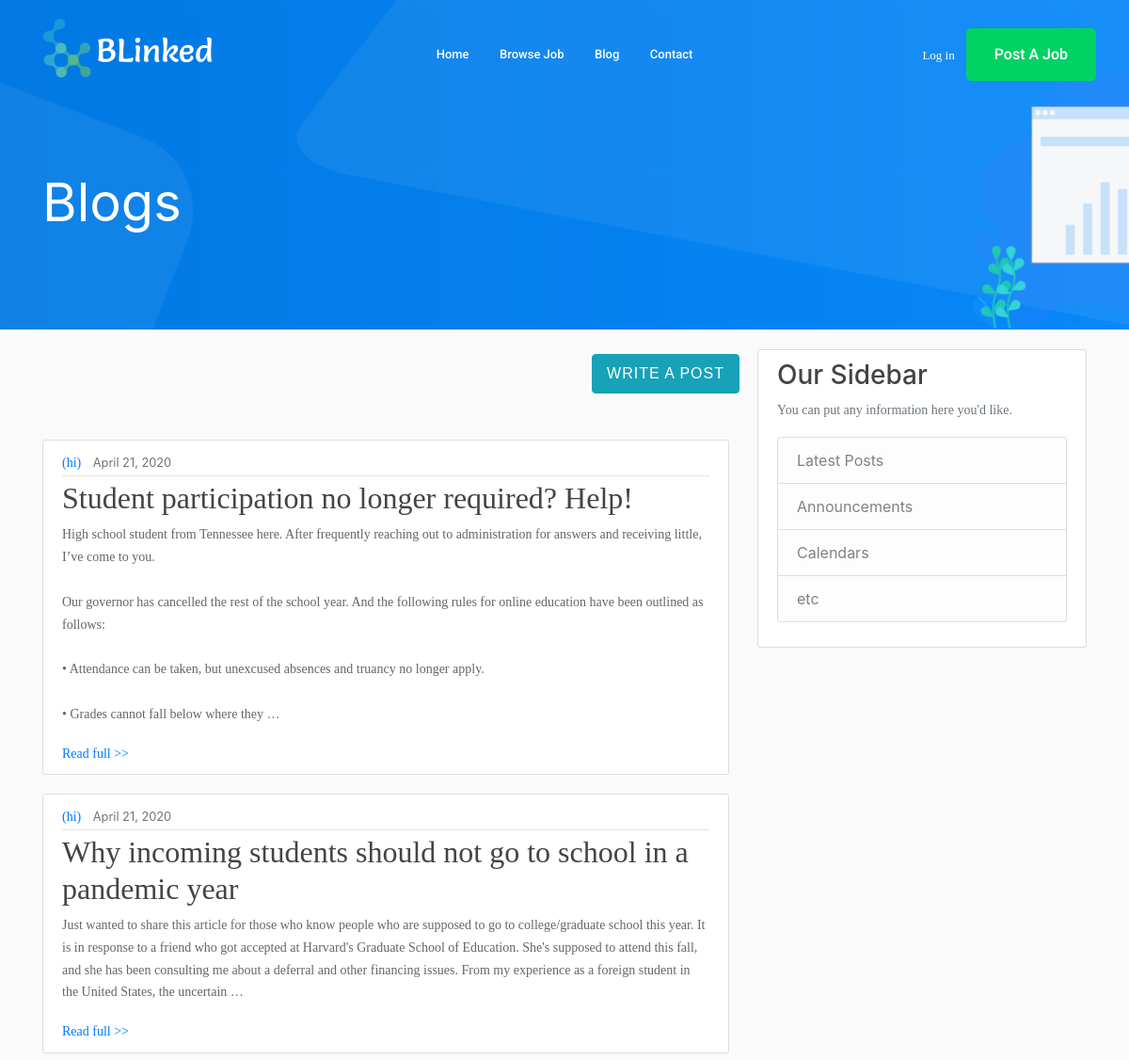
Before: /feed/ (upper part) with the older database file.
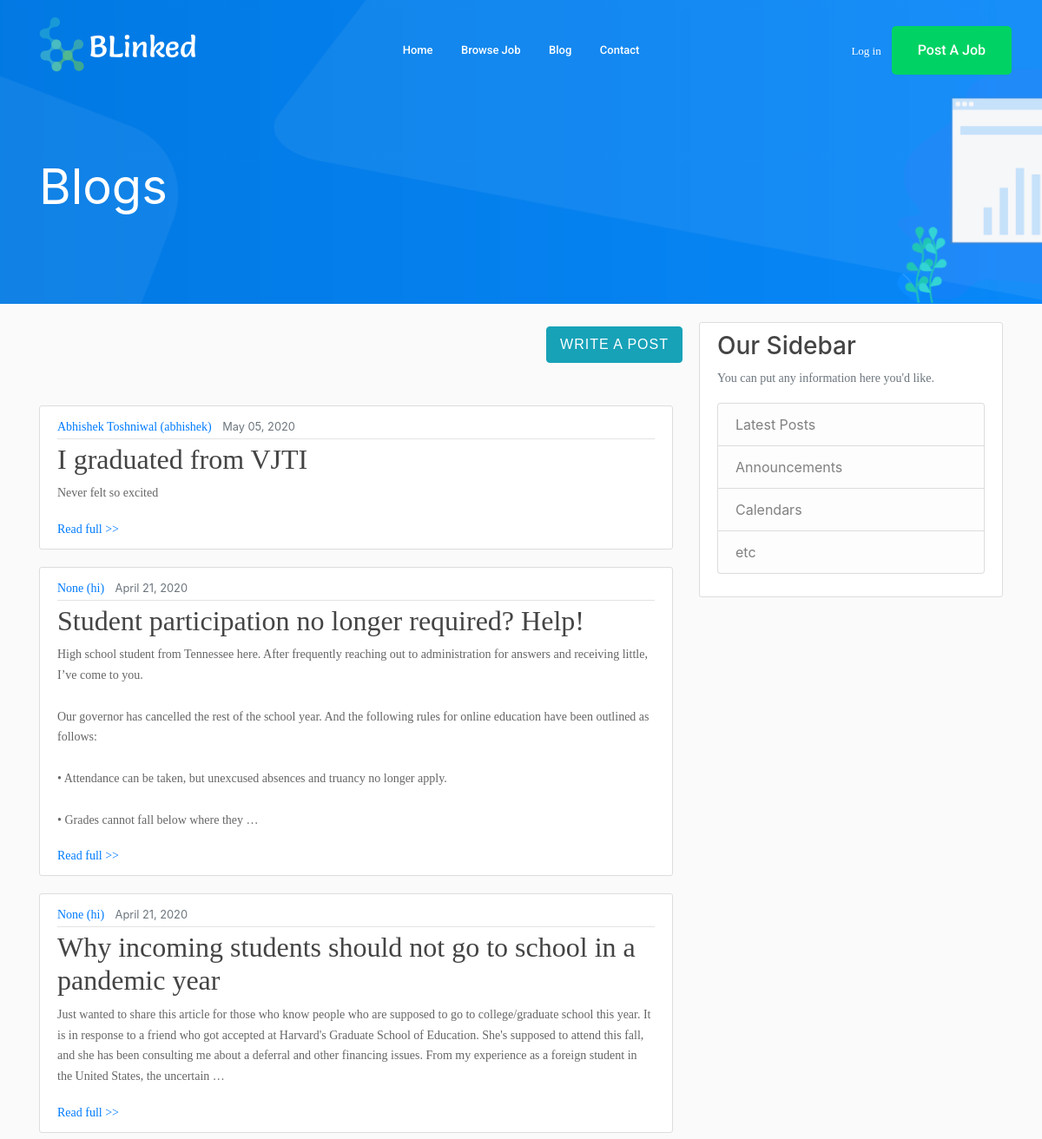
After: the same page with the newer database file.
### blink/models.py (models this page shows, shortened)
class Post(models.Model):
    title = models.CharField(max_length=100)
    content = models.TextField()
    date_posted = models.DateTimeField(default=timezone.now)
    author = models.ForeignKey(User, on_delete=models.CASCADE)

class User(models.Model):
    username = models.CharField(max_length=50, unique=True)
    password = models.CharField(max_length=256)
    name = models.CharField(default="", max_length=50, null=True, blank=True)
    country = CountryField(default="", null=True, blank=True)
    GENDER_CHOICES = (
        ('M', 'Male'),
        ('F', 'Female'),
    )
    gender = models.CharField(max_length=1, null=True, blank=True, choices=GENDER_CHOICES)
    dateOfBirth = models.DateField(null=True, blank=True)
    profilePhoto = models.ImageField(default="https://userpic.codeforces.com/no-avatar.jpg", blank=True, null=True,
                                     upload_to="profilePhoto/%Y/%m/%D/")
    mobileNumber = models.CharField(default="", max_length=20, null=True, blank=True)
    address = models.TextField(default="", null=True, blank=True)
    summary = models.TextField(default="", null=True, blank=True)
    def __str__(self):
        return "{} ({})".format(self.name, self.username)

### feed/views.py (the view)
# urls.py: path('', PostListView.as_view(), name='blog-home'),
class PostListView(ListView):
    model = Post
    template_name = 'feed/blog/home.html'  # <app>/<model>_<viewtype>.html
    context_object_name = 'posts'
    ordering = ['-date_posted']
    def get_context_data(self, **kwargs):
        context = super().get_context_data(**kwargs)
        context['page'] = 'Blogs'
        return context

### feed/templates/feed/blog/home.html
{% extends "feed/blog/base.html" %}
{% block content2 %}
    <a href="/feed/post/new" class="btn btn-info" style="position:absolute;right:0px;top:5px;">
        <span>Write a post</span>
    </a>
    <br><br><br><br>
    {% for post in posts %}
        <article class="media content-section">
            <div class="media-body">
                <div class="article-metadata">
                    <a class="mr-2" href="#">{{ post.author }}</a>
                    <small class="text-muted">{{ post.date_posted|date:"F d, Y" }}</small>
                </div>
                <a class="article-title" href="{% url 'post-detail' post.id %}"><h2>{{ post.title }}</h2></a>
                <p class="article-content">{{ post.content | truncatechars_html:400 }}</p>
                <a href="{% url 'post-detail' post.id %}">Read full >></a>
            </div>
        </article>
    {% endfor %}
{% endblock content2 %}

Changed rows visible on the page:
added Post: author "Abhishek Toshniwal (abhishek)", date_posted "May 05, 2020", title "I graduated from VJTI", content "Never felt so excited"
changed through a linked row, Post "Student participation no longer required? Help!": author "(hi)" → "None (hi)"
changed through a linked row, Post "Why incoming students should not go to school in a pandemic year": author "(hi)" → "None (hi)"
